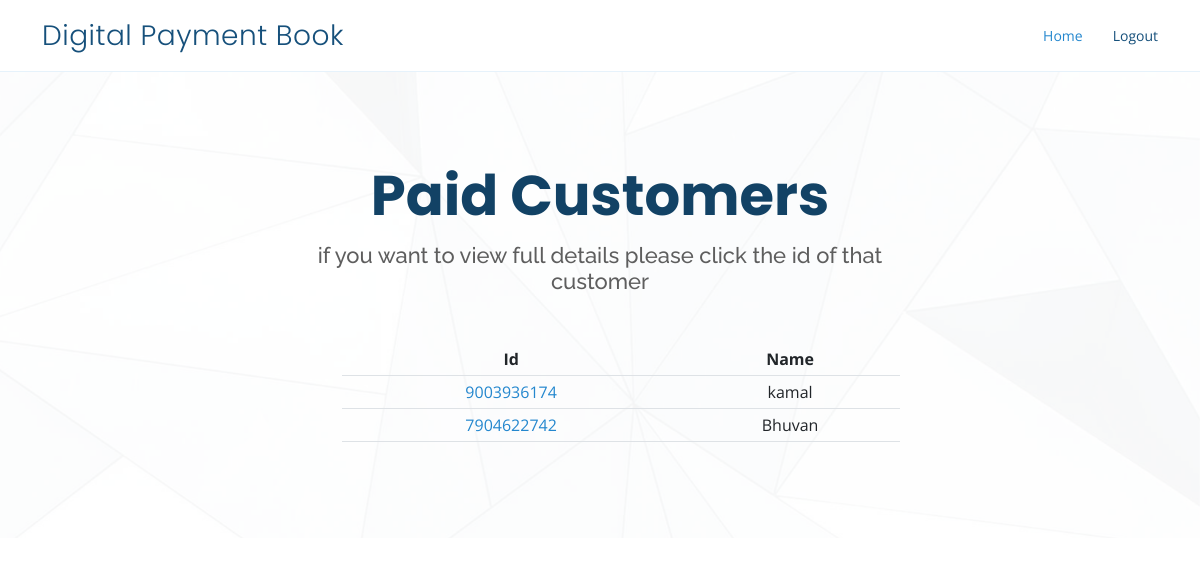
Page /viewpaid/ (signed in) on the committed database.
### app/models.py (models this page shows)
class customer_history(models.Model):
	customer_id = models.CharField(default=None,max_length=12)
	customer_name = models.CharField(default=None,max_length=50)
	shop_name = models.CharField(max_length=1000)
	shop_id = models.IntegerField(default=None)
	purchase_item = models.CharField(max_length=1000)
	purchase_date = models.DateTimeField(default=timezone.now,null=True)
	item_price = models.IntegerField()
	purchase_mode = models.BooleanField(default=True)
	duedate = models.DateTimeField(default=None,null=True,blank=True)
	msg = models.BooleanField(default=False)
	def __str__(self):
		return str(self.customer_name)

### app/views.py (the view)
# urls.py: path('viewpaid/',views.viewpaid,name='viewpaid'),
def viewpaid(request):
	user=request.user
	sh=shop_admin.objects.filter(user=user).first()
	shops=sh.shop_name
	l=[]
	cus = customer_history.objects.filter(shop_name=shops,purchase_mode=True)
	for i in cus:
		if(i.duedate==None):
			if str(i) not in str(l):
				l.append(i)
	return render(request,'app/paid.html',{'c':l})

### app/templates/app/paid.html (shortened to what this page needs)
<!DOCTYPE html>
<html lang="en">
<head>
  <link href="http://127.00.1:8000/media/customer/assets/vendor/aos/aos.css" rel="stylesheet">
  <link href="http://127.00.1:8000/media/customer/assets/vendor/bootstrap/css/bootstrap.min.css" rel="stylesheet">
  <link href="http://127.00.1:8000/media/customer/assets/vendor/bootstrap-icons/bootstrap-icons.css" rel="stylesheet">
  <link href="http://127.00.1:8000/media/customer/assets/vendor/boxicons/css/boxicons.min.css" rel="stylesheet">
  <link href="http://127.00.1:8000/media/customer/assets/vendor/glightbox/css/glightbox.min.css" rel="stylesheet">
  <link href="http://127.00.1:8000/media/customer/assets/vendor/remixicon/remixicon.css" rel="stylesheet">
  <link href="http://127.00.1:8000/media/customer/assets/vendor/swiper/swiper-bundle.min.css" rel="stylesheet">
  <link href="http://127.00.1:8000/media/customer/assets/css/style.css" rel="stylesheet">
</head>
<body>
  <header id="header" class="fixed-top">
    <div class="container d-flex align-items-center justify-content-between">
      <h1 class="logo text-danger"><a href="index.html">Digital Payment Book</a></h1>
      <nav id="navbar" class="navbar">
        <ul>
          <li><a class="nav-link scrollto active" href="{%url 'adminindex'%}">Home</a></li>
          <li><a class="nav-link scrollto" href="{%url 'logout'%}">Logout</a></li>
      </nav>
    </div>
  </header>
  <section id="hero" class="d-flex align-items-center">
    <div class="container position-relative" data-aos="fade-up" data-aos-delay="100">
      <div class="row justify-content-center">
        <div class="col-xl-7 col-lg-9 text-center">
          <h1>Paid Customers</h1>
          <h2>if you want to view full details please click the id of that customer</h2>
        </div>
      </div>
      <br><br>
<table class="table table-hover table-sm" data-aos="fade-up" data-aos-delay="100" style="width:50%;text-align:center;position:relative;left:300px;">
  <thead>
    <tr>
      <th scope="col">Id</th>
      <th scope="col">Name</th>
    </tr>
  </thead>
  {%for i in c%}
  <tbody>
    <tr>
      <td><a href="{%url 'viewpaidcustomer' i.customer_id %}" id="link">{{i.customer_id}}</a></td>
      <td>{{i.customer_name}}</td>
    </tr>
  </tbody>
  {%endfor%}
</table>
  </section>
</body>
</html>

### media/customer/assets/css/style.css (style rules this page uses)
body { font-family: "Open Sans", sans-serif; color: #444444; }
a { color: #2487ce; text-decoration: none; }
h1, h2, h3, h4, h5, h6 { font-family: "Raleway", sans-serif; }
#header { transition: all 0.5s; background: #fff; z-index: 997; padding: 15px 0; border-bottom: 1px solid #e6f2fb; }
#header .logo { font-size: 28px; margin: 0; padding: 0; line-height: 1; font-weight: 300; letter-spacing: 0.5px; font-family: "Poppins", sans-serif; }
#header .logo a { color: #16507b; }
.navbar { padding: 0; }
.navbar ul { margin: 0; padding: 0; display: flex; list-style: none; align-items: center; }
.navbar li { position: relative; }
.navbar a, .navbar a:focus { display: flex; align-items: center; justify-content: space-between; padding: 10px 0 10px 30px; font-size: 14px; color: #16507b; white-space: nowrap; transition: 0.3s; }
.navbar a:hover, .navbar .active, .navbar .active:focus, .navbar li:hover>a { color: #2487ce; }
#hero { width: 100%; height: 100vh; position: relative; background: url("../img/hero-bg.jpg") top center; background-size: cover; position: relative; }
#hero:before { content: ""; background: rgba(255, 255, 255, 0.8); position: absolute; bottom: 0; top: 0; left: 0; right: 0; }
#hero .container { padding-top: 80px; }
#hero h1 { margin: 0; font-size: 56px; font-weight: 700; line-height: 72px; color: #124265; font-family: "Poppins", sans-serif; }
#hero h2 { color: #5e5e5e; margin: 10px 0 0 0; font-size: 22px; }
@media (min-width: 1024px) { #hero { background-attachment: fixed; } }
@media (max-height: 800px) { #hero { height: auto; } }
section { padding: 80px 0; overflow: hidden; }

### rows in the picture
customer_history: customer_id "9003936174", customer_name "kamal"
customer_history: customer_id "7904622742", customer_name "Bhuvan"
